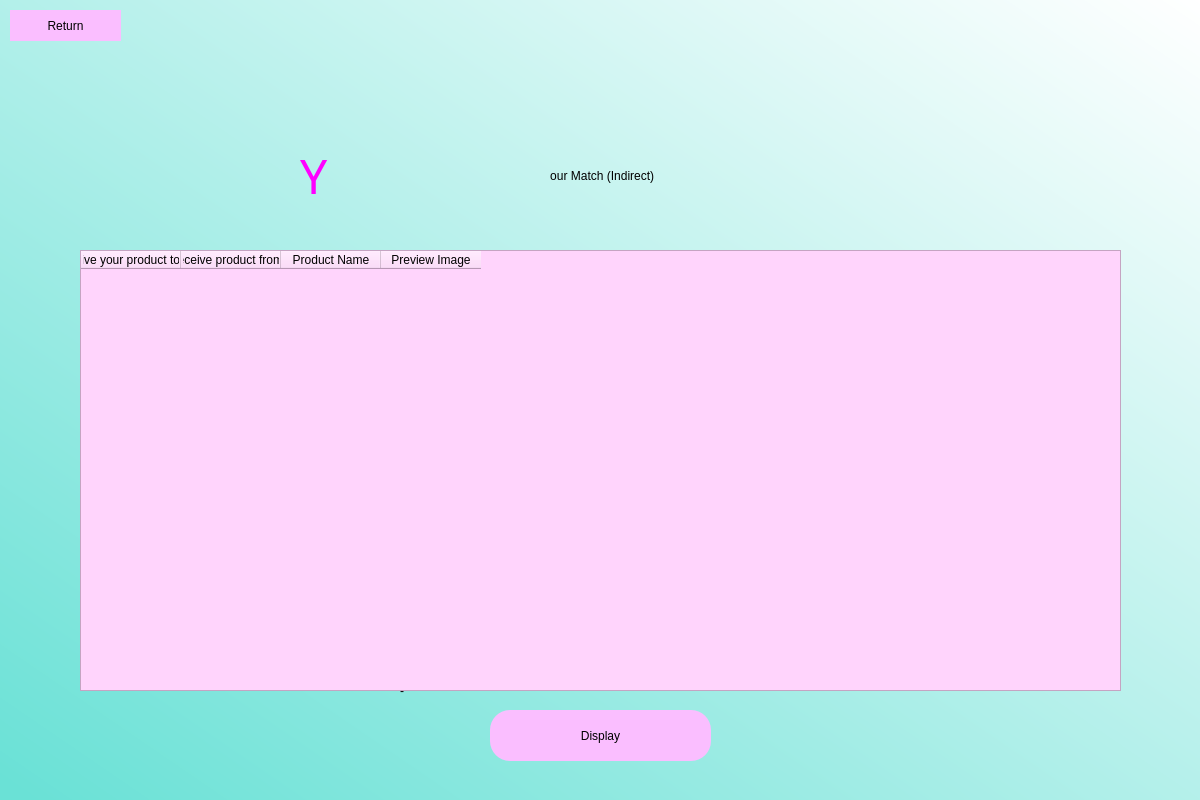
<?xml version="1.0" encoding="UTF-8"?>
<ui version="4.0">
 <class>Loginpage</class>
 <widget class="QDialog" name="Loginpage">
  <property name="geometry">
   <rect>
    <x>0</x>
    <y>0</y>
    <width>1200</width>
    <height>800</height>
   </rect>
  </property>
  <property name="windowTitle">
   <string>Dialog</string>
  </property>
  <widget class="QWidget" name="matchpage" native="true">
   <property name="geometry">
    <rect>
     <x>0</x>
     <y>0</y>
     <width>1200</width>
     <height>800</height>
    </rect>
   </property>
   <property name="styleSheet">
    <string notr="true">QWidget#matchpage{
background-color:qlineargradient(spread:pad, x1:0, y1:0.972182, x2:1, y2:0, stop:0 rgba(106, 225, 214, 255), stop:1 rgba(255, 255, 255, 255));}</string>
   </property>
   <widget class="QLabel" name="label">
    <property name="geometry">
     <rect>
      <x>200</x>
      <y>140</y>
      <width>801</width>
      <height>71</height>
     </rect>
    </property>
    <property name="styleSheet">
     <string notr="true">font: 36pt &quot;OCR A Extended&quot;;</string>
    </property>
    <property name="text">
     <string> our Match (Indirect)</string>
    </property>
    <property name="alignment">
     <set>Qt::AlignCenter</set>
    </property>
   </widget>
   <widget class="QPushButton" name="showbutton">
    <property name="geometry">
     <rect>
      <x>490</x>
      <y>710</y>
      <width>221</width>
      <height>51</height>
     </rect>
    </property>
    <property name="styleSheet">
     <string notr="true">border-radius:20;
background-color: #fabeff;
font: 18pt &quot;OCR A Extended&quot;;</string>
    </property>
    <property name="text">
     <string>Display</string>
    </property>
   </widget>
   <widget class="QPushButton" name="returntologin">
    <property name="geometry">
     <rect>
      <x>10</x>
      <y>10</y>
      <width>111</width>
      <height>31</height>
     </rect>
    </property>
    <property name="styleSheet">
     <string notr="true">border-radius:20;
background-color: #fabeff;
font: 14pt &quot;OCR A Extended&quot;;</string>
    </property>
    <property name="text">
     <string>Return</string>
    </property>
   </widget>
   <widget class="QLabel" name="label_4">
    <property name="geometry">
     <rect>
      <x>300</x>
      <y>140</y>
      <width>31</width>
      <height>71</height>
     </rect>
    </property>
    <property name="font">
     <font>
      <family>OCR A Extended</family>
      <pointsize>36</pointsize>
      <weight>50</weight>
      <italic>false</italic>
      <bold>false</bold>
     </font>
    </property>
    <property name="styleSheet">
     <string notr="true">font: 36pt &quot;OCR A Extended&quot;;
color:#ff00ff;
</string>
    </property>
    <property name="text">
     <string>Y</string>
    </property>
   </widget>
   <widget class="QLabel" name="errormessage">
    <property name="geometry">
     <rect>
      <x>260</x>
      <y>680</y>
      <width>681</width>
      <height>21</height>
     </rect>
    </property>
    <property name="styleSheet">
     <string notr="true">font: 12pt &quot;OCR A Extended&quot;;
color: red;</string>
    </property>
    <property name="text">
     <string/>
    </property>
   </widget>
   <widget class="QLabel" name="clipboardmessage">
    <property name="geometry">
     <rect>
      <x>400</x>
      <y>680</y>
      <width>391</width>
      <height>21</height>
     </rect>
    </property>
    <property name="styleSheet">
     <string notr="true">font: 12pt &quot;OCR A Extended&quot;;</string>
    </property>
    <property name="text">
     <string>-</string>
    </property>
   </widget>
   <widget class="QTableWidget" name="tableWidget">
    <property name="geometry">
     <rect>
      <x>80</x>
      <y>250</y>
      <width>1041</width>
      <height>441</height>
     </rect>
    </property>
    <property name="styleSheet">
     <string notr="true">font: 12pt &quot;OCR A Extended&quot;;
background-color: rgb(255, 212, 252);</string>
    </property>
    <column>
     <property name="text">
      <string>Give your product to...</string>
     </property>
    </column>
    <column>
     <property name="text">
      <string>Receive product from...</string>
     </property>
    </column>
    <column>
     <property name="text">
      <string>Product Name</string>
     </property>
    </column>
    <column>
     <property name="text">
      <string>Preview Image</string>
     </property>
    </column>
   </widget>
  </widget>
 </widget>
 <resources/>
 <connections/>
</ui>
